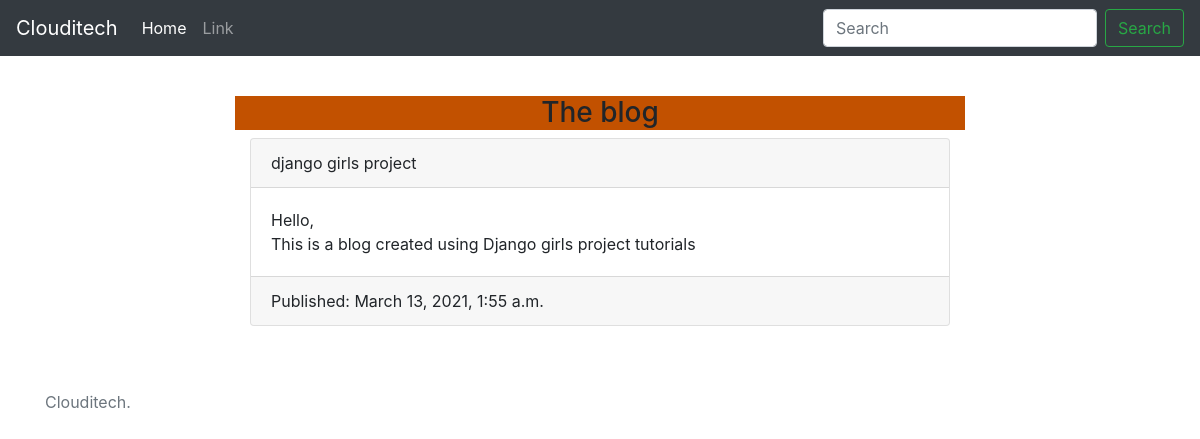
Page /detail/1/ on the earlier database version.
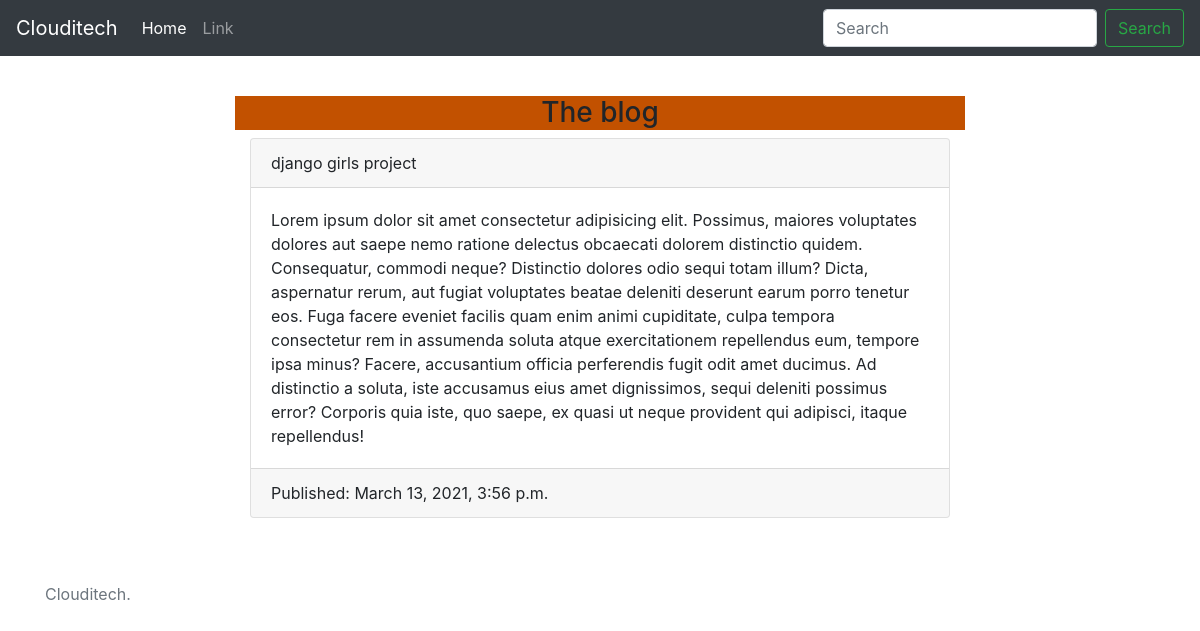
Same page on the later database version.
### blog/models.py (models this page shows, shortened)
class Post(models.Model):
    author = models.ForeignKey(settings.AUTH_USER_MODEL, on_delete=models.CASCADE)
    title = models.CharField(max_length=200)
    text = models.TextField()
    created_date = models.DateTimeField(default=timezone.now)
    published_date = models.DateTimeField()

### blog/views.py (the view)
# urls.py: path('detail/<int:pk>/', views.detail, name='detail'),
def detail(request, pk):
    post = get_object_or_404(Post, pk=pk)
    return render(request, 'blog/detail.html', {'post': post})

### blog/templates/blog/detail.html
{% extends 'blog/base.html' %}
{% block content %}
    <h1>Django Girls</h1>
    <article>
        <div class="container mt-5">
            <div class="row">
                <div class="col-md-8 mx-auto">
                    <h3>The blog</h3>
                    <div class="container">
                        {% if post.published_date %}
                            <div class="card">
                                <div class="card-header">{{ post.title }}</div>
                                <div class="card-body">{{ post.text|linebreaksbr }}</div>
                                <div class="card-footer">Published: {{ post.published_date }}</div>
                            </div><br><br>
                        {% endif %}
                    </div>
                </div>
            </div>
        </div>
    </article>
{% endblock %}

Differences in the rows shown:
changed Post "django girls project": text "Hello, This is a blog created using Django girls project tutorials" → "Lorem ipsum dolor sit amet consectetur adipisicing elit. Possimus, maiores voluptates dolores aut saepe nemo ratione delectus obcaecati dolorem distinctio quidem. Consequatur, commodi neque? Distinctio dolores odio sequi totam illum? Dicta, aspernatur rerum, aut fugiat voluptates beatae deleniti deserunt earum porro tenetur eos. Fuga facere eveniet facilis quam enim animi cupiditate, culpa tempora consectetur rem in assumenda soluta atque exercitationem repellendus eum, tempore ipsa minus? Facere, accusantium officia perferendis fugit odit amet ducimus. Ad distinctio a soluta, iste accusamus eius amet dignissimos, sequi deleniti possimus error? Corporis quia iste, quo saepe, ex quasi ut…"; published_date "March 13, 2021, 1:55 a.m." → "March 13, 2021, 3:56 p.m."
